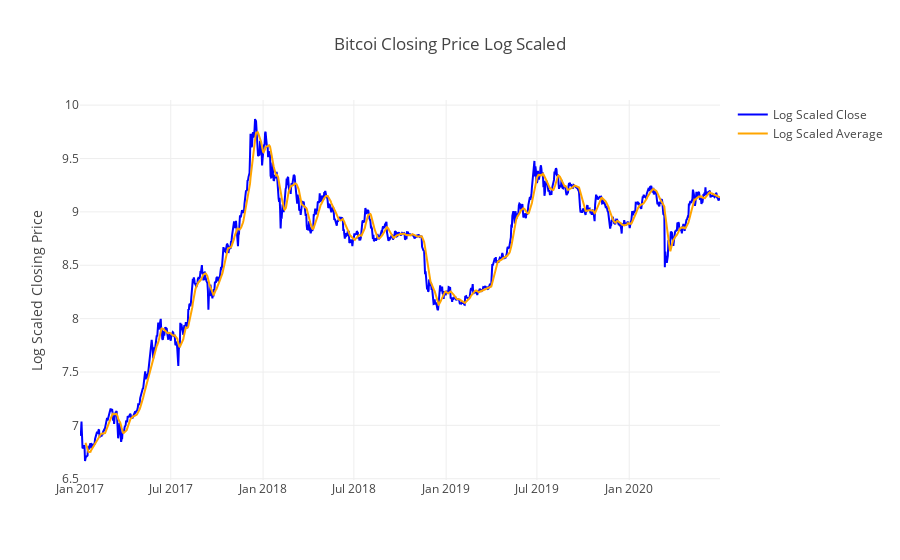

The cell this chart's notebook holds for it:
### Code cell
dataframe_logScale = np.log(dataframe['Close'])
moving_average = dataframe_logScale.rolling(window=12).mean()

fig = go.Figure()

fig.add_trace(go.Line(x=dataframe.index, y=dataframe_logScale, line=dict(color='blue'), name='Log Scaled Close'))
fig.add_trace(go.Line(x=dataframe.index, y=moving_average, line=dict(color='orange'), name='Log Scaled Average'))

fig.update_layout(title='Bitcoi Closing Price Log Scaled', yaxis_title='Log Scaled Closing Price', template='none')

### Figure 1 — Plotly figure (JSON) as saved in the notebook; plotly's stock layout.template omitted (floating-point values rounded to 4 significant figures; data arrays with more than 128 entries replaced by an {"elided": "..."} marker saying what was removed)
{"data": [{"line": {"color": "blue"}, "name": "Log Scaled Close", "type": "scatter", "x": {"elided": "1277 str values"}, "y": {"elided": "1277 float values"}}, {"line": {"color": "orange"}, "name": "Log Scaled Average", "type": "scatter", "x": {"elided": "1277 str values"}, "y": {"elided": "1277 float values"}}], "layout": {"autosize": true, "title": {"text": "Bitcoi Closing Price Log Scaled"}, "xaxis": {"autorange": true, "range": ["2017-01-01", "2020-06-30"], "type": "date"}, "yaxis": {"autorange": true, "range": [6.488, 10.05], "title": {"text": "Log Scaled Closing Price"}, "type": "linear"}}}
